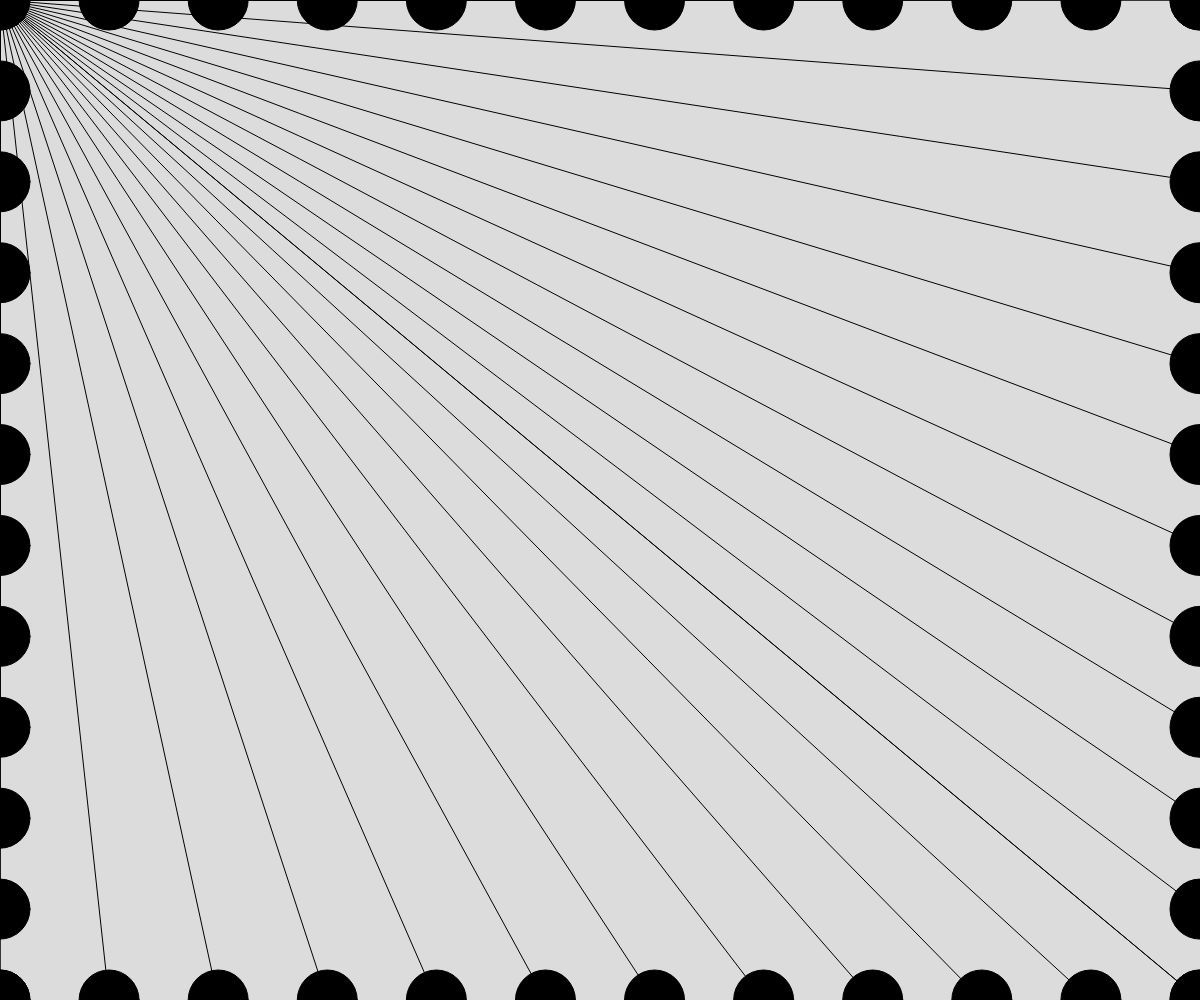
Frame 1 (no input)
Frame 60 (no input): identical to frame 1, image omitted
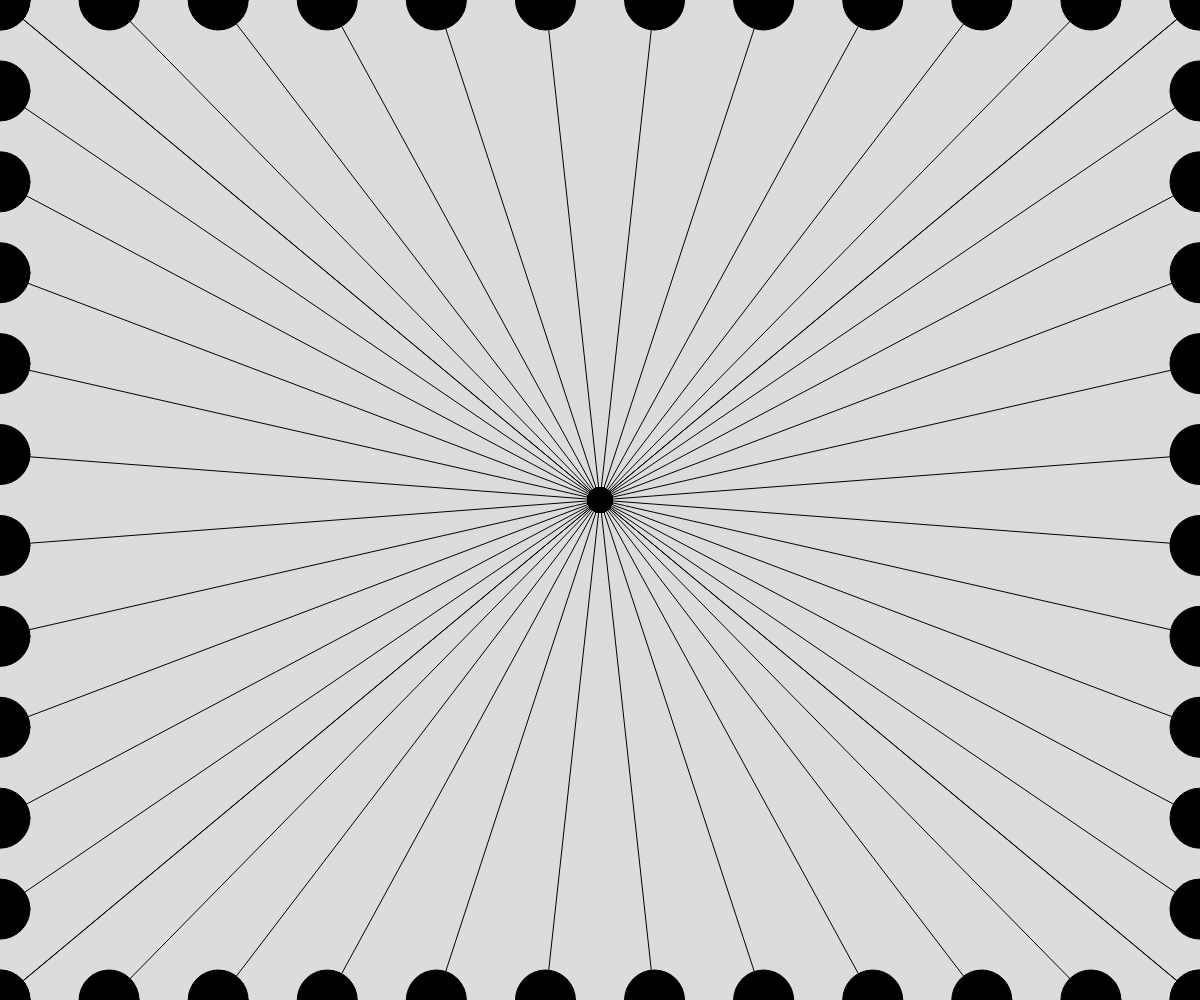
Frame 120 (the mouse pressed at the canvas centre since frame 60)

The p5.js sketch that drew these frames (run headless with seeded random() and noise() and a simulated clock; from frame 60 on, the mouse is pressed at the canvas centre):

// p5.js sketch
// ── sketch.js
// Project Title
// Your Name
// Date
//
// Extra for Experts:
// - describe what you did to take this project "above and beyond"


async function setup() {
  createCanvas(windowWidth, windowHeight);
}

function drawcircle(){
  fill('black');
  for(let x = 0; x <= 11; x += 1){
    circle(x*width/11, 0, 60);
    line(x*width/11,0, mouseX,mouseY);
    circle(x*width/11,height,60);
    line(x*width/11,height, mouseX,mouseY);
    circle(mouseX,mouseY,25);
  }
  for(let y = 0; y < 12; y++){
    circle(0,y*height/11,60);
    line(0,y*height/11,mouseX,mouseY);
    circle(width,y*height/11,60);
    line(width,y*height/11,mouseX,mouseY);
    circle(mouseX,mouseY,25);
  }
}
function draw() {
  background(220);
  drawcircle();
}
